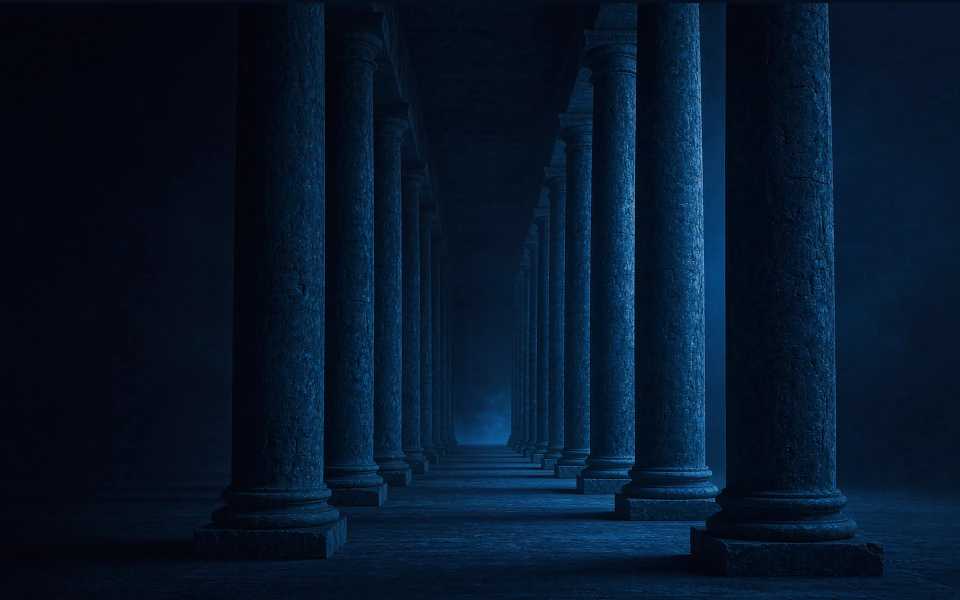
#> input picture assets/img/banners/about.webp, 1920 x 1200 px (shown at 1/2 size); its folder holds only this picture in this run
$ python tint_banners.py
#> lines starting #> are read from the running program, lines starting #| are printed output that depends on the picture
#!/usr/bin/env python3
"""把 banners/*.webp 统一染成标准色系深蓝双色调。
用法：
  python3 tint_banners.py preview   # 只处理 3 张样张到 /tmp/tint-preview
  python3 tint_banners.py apply     # 全量覆盖 assets/img/banners/*.webp
  python3 tint_banners.py stats     # 输出各图平均色/亮度（数字校验，不读图）
"""
import os, sys, glob
from PIL import Image, ImageOps, ImageEnhance

SRC = 'assets/img/banners'
# 深蓝 duotone：暗部 → 深群青夜色，中调 → 标准色，亮部 → 冷蓝白
DARK  = (26, 40, 106)     # #1a286a 深群青（不再接近黑）
MID   = (54, 76, 172)     # #364cac 标准色提亮一档
LIGHT = (171, 189, 228)   # #abbde4 冷蓝（压住亮部，避免发灰发紫）

def lut():
    r, g, b = [], [], []
    for i in range(256):
        t = i / 255.0
        if t < 0.5:
            k = t / 0.5
            c = (DARK[k2] * (1 - k) + MID[k2] * k for k2 in range(3))
        else:
            k = (t - 0.5) / 0.5
            c = (MID[k2] * (1 - k) + LIGHT[k2] * k for k2 in range(3))
        cr, cg, cb = list(c)
        r.append(int(cr)); g.append(int(cg)); b.append(int(cb))
#> in run, im is the input picture: PIL image 1920x1200 RGB; mean R, G, B 5.9, 22.8, 43
    return (r, g, b)

LUT = lut()

def tint(im, mix=0.88):
    """保留原图明暗层次，只把色相统一压到标准蓝并适度提亮。
    比 duotone 更能留住建筑结构／玻璃反光／城市灯点，不会糊成一片。"""
#> called with mix = 0.88
    src = im.convert('RGB')
    g0 = src.convert('L')
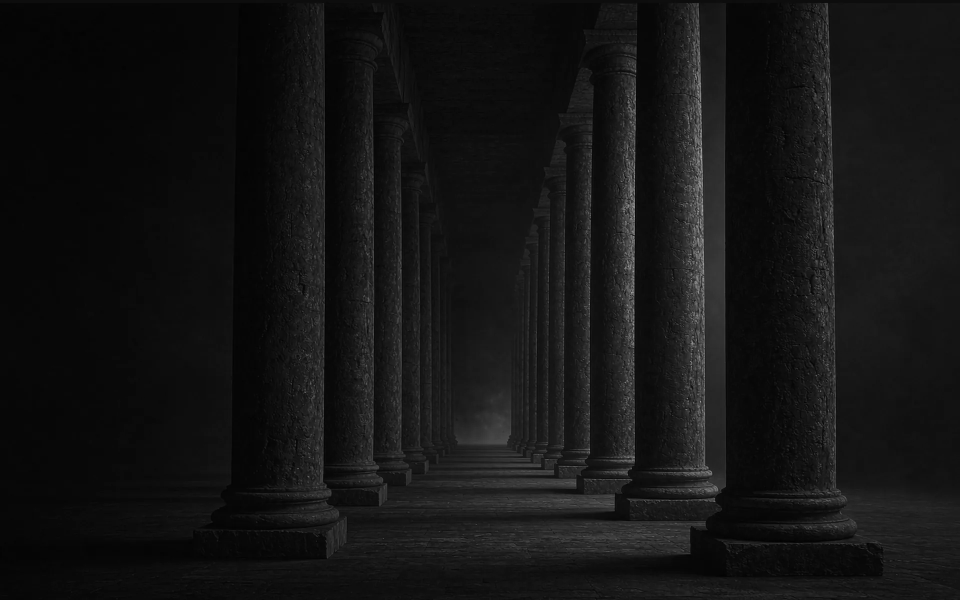
#> g0: PIL image 1920x1200 L (shown at 1/2 size); min 0, max 189, mean 20.1
    l0 = sum(g0.resize((48, 30)).getdata()) / (48 * 30)
#> l0 = 20.07
    lift = 1.52 if l0 < 40 else (1.34 if l0 < 60 else (1.10 if l0 < 90 else 0.96))
#> lift = 1.52
    gamma = 0.62 if l0 < 40 else (0.72 if l0 < 60 else (0.86 if l0 < 90 else 0.95))
#> gamma = 0.62

    hsv = src.convert('HSV')
#> hsv: PIL image 1920x1200 HSV; mean H, S, V 152.6, 217.4, 43
    _, sat, val = hsv.split()
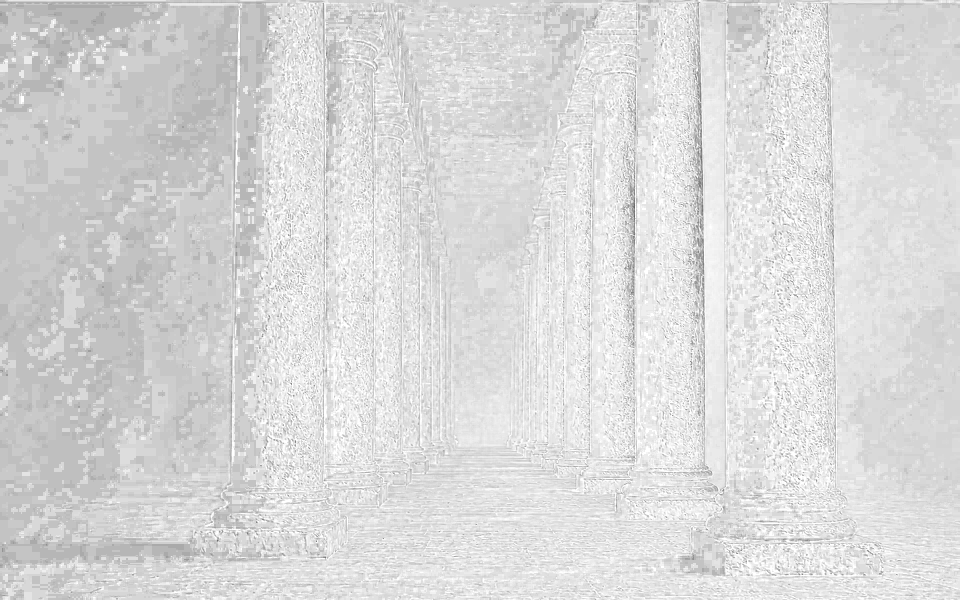
#> sat: PIL image 1920x1200 L (shown at 1/2 size); min 77, max 255, mean 217.4
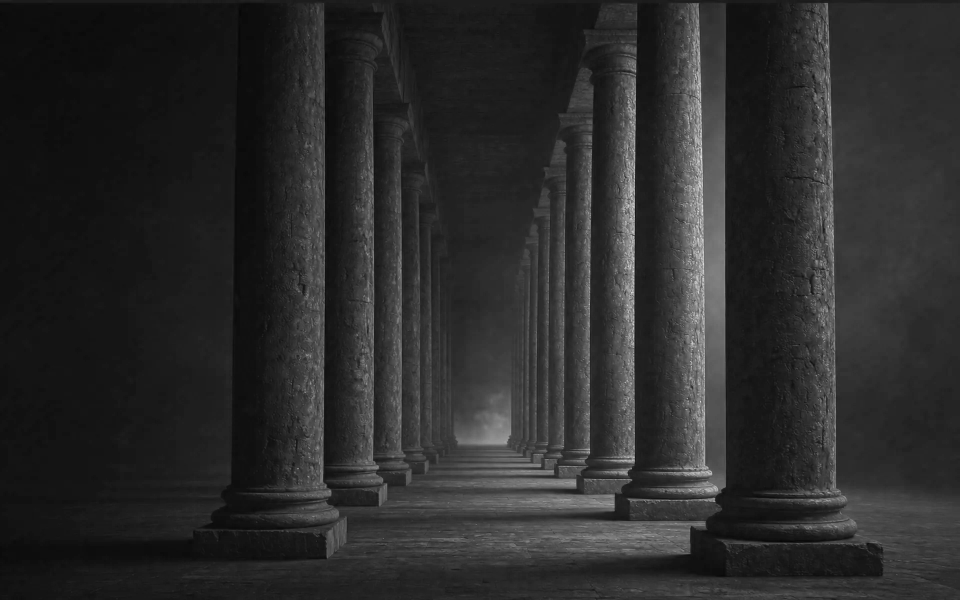
#> val: PIL image 1920x1200 L (shown at 1/2 size); min 3, max 246, mean 43
    hue = Image.new('L', src.size, 164)                     # 164/255≈232°，标准色相
#> hue: PIL image 1920x1200 L; every value is 164
    sat = sat.point(lambda x: min(255, int(x * 0.42 + 92)))   # 饱和下限：标准群青，不发荧光
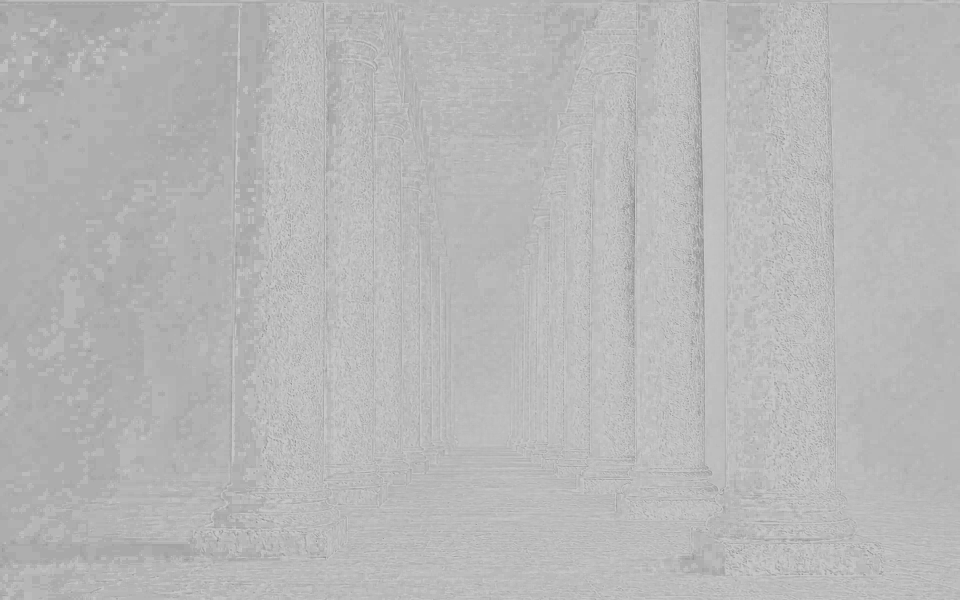
#> sat: PIL image 1920x1200 L (shown at 1/2 size); min 124, max 199, mean 182.8
    vmin = 104 if l0 < 26 else (82 if l0 < 42 else 62)
#> vmin = 104
    val = val.point(lambda x: min(255, max(vmin, int(255 * (((x / 255.0) ** gamma) * lift)))))
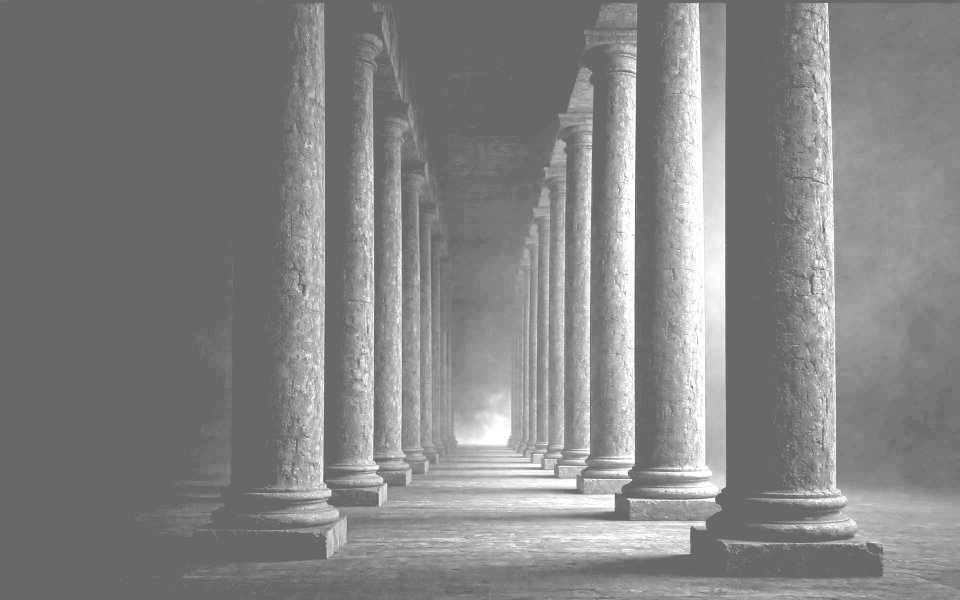
#> val: PIL image 1920x1200 L (shown at 1/2 size); min 104, max 255, mean 131.5
    blue = Image.merge('HSV', (hue, sat, val)).convert('RGB')
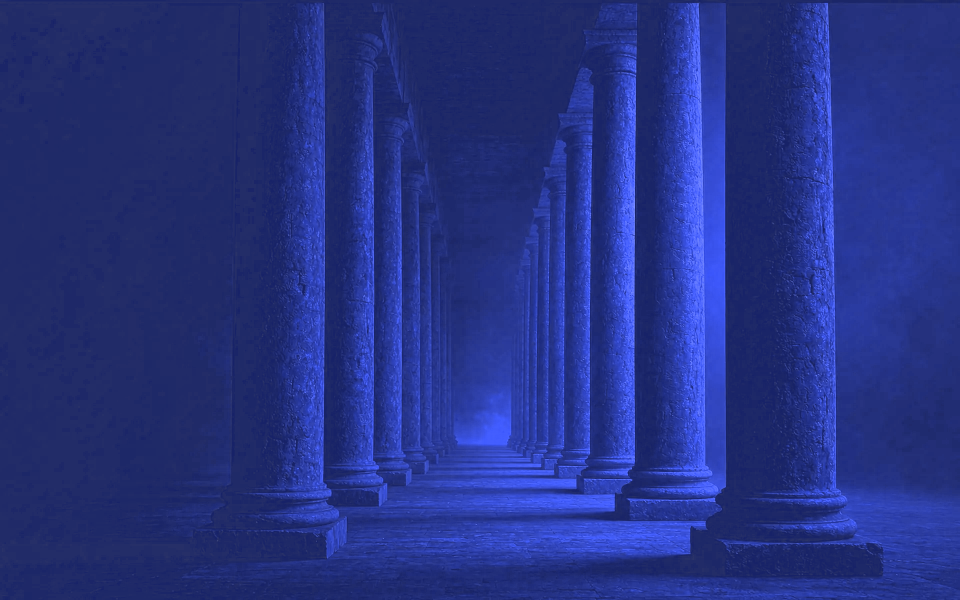
#> blue: PIL image 1920x1200 RGB (shown at 1/2 size); mean R, G, B 37, 50.4, 131.5
    return Image.blend(blue, src, 1 - mix)

def stat(im):
    small = im.resize((64, 40))
    px = list(small.getdata())
#> px = 2560 items, first 6: (4, 6, 16), (4, 6, 16), (4, 6, 16), (5, 7, 16), (5, 7, 16), (5, 7, 16)
    n = len(px)
#> n = 2560
    avg = tuple(round(sum(p[i] for p in px) / n) for i in range(3))
#> avg = (6, 23, 43)
    lum = round(0.2126 * avg[0] + 0.7152 * avg[1] + 0.0722 * avg[2])
#> lum = 21
    return avg, lum

def run(apply_):
    files = sorted(glob.glob(os.path.join(SRC, '*.webp')))
    for f in files:
        im = Image.open(f).convert('RGB')
        out = tint(im)
        avg0, lum0 = stat(im)
#> avg0 = (6, 23, 43); lum0 = 21
        avg1, lum1 = stat(out)
#> in stat (call 2), `small = im.resize((64, 40))`:
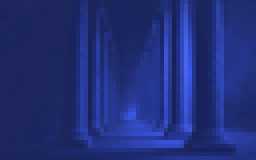
#> small: PIL image 64x40 RGB (shown 4 times larger); mean R, G, B 32.8, 46.6, 120.4
#> in stat (call 2), `px = list(small.getdata())`: px = 2560 items, first 6: (31, 40, 93), (30, 39, 93), (30, 40, 93), (32, 40, 93), (31, 40, 93), (31, 40, 93)
#> in stat (call 2), `avg = tuple(round(sum(p[i] for p in px) / n) for i in range(3))`: avg = (33, 47, 120)
#> in stat (call 2), `lum = round(0.2126 * avg[0] + 0.7152 * avg[1] + 0.0722 * avg[2])`: lum = 49
#> avg1 = (33, 47, 120); lum1 = 49
        name = os.path.basename(f)
        if apply_:
            out.save(f, 'WEBP', quality=86, method=6)
        print(f'{name:26s} 原 rgb{avg0} L{lum0} → 蓝 rgb{avg1} L{lum1}')
#| about.webp                 原 rgb(6, 23, 43) L21 → 蓝 rgb(33, 47, 120) L49

def preview():
    os.makedirs('/tmp/tint-preview', exist_ok=True)
    picks = ['biz.webp', 'scene-etrade.webp', 'product-ca.webp']
    for p in picks:
        im = Image.open(os.path.join(SRC, p)).convert('RGB')
        tint(im).resize((640, 400)).save('/tmp/tint-preview/' + p.replace('.webp', '.jpg'), quality=88)
    # 拼一张总览：上排原 3 张，下排染色 3 张
    tiles = []
    for p in picks:
        tiles.append(Image.open(os.path.join(SRC, p)).convert('RGB').resize((430, 269)))
        tiles.append(Image.open('/tmp/tint-preview/' + p.replace('.webp', '.jpg')).resize((430, 269)))
    sheet = Image.new('RGB', (430 * 3 + 16, 269 * 2 + 8), (255, 255, 255))
    for i, t in enumerate(tiles[:3]):
        sheet.paste(t, (i * 436, 0))
    for i, t in enumerate(tiles[3:]):
        sheet.paste(t, (i * 436, 277))
    sheet.save('/tmp/tint-preview/sheet.jpg', quality=88)
    print('sheet -> /tmp/tint-preview/sheet.jpg')

if __name__ == '__main__':
    cmd = sys.argv[1] if len(sys.argv) > 1 else 'stats'
    {'preview': preview, 'apply': lambda: run(True), 'stats': lambda: run(False)}[cmd]()

$ run again, on assets/img/banners/news.webp
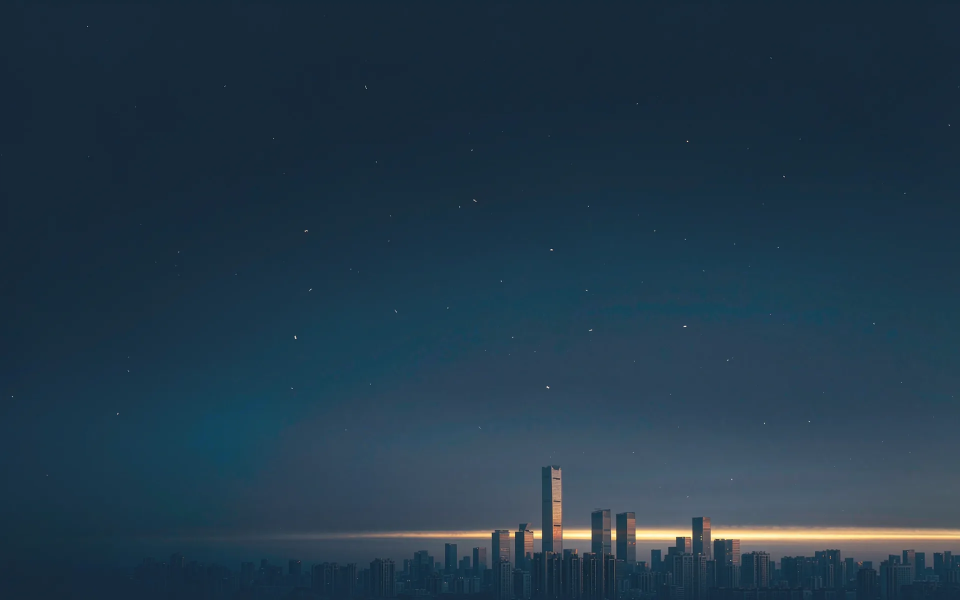
#> input picture assets/img/banners/news.webp, 1920 x 1200 px (shown at 1/2 size)
#> in run, im is the input picture: PIL image 1920x1200 RGB; mean R, G, B 34, 57.2, 74.3
#> l0 = 52.17
#> lift = 1.34
#> gamma = 0.72
#> hsv: PIL image 1920x1200 HSV; mean H, S, V 143.9, 147.4, 75.2
#> hue: PIL image 1920x1200 L; every value is 164
#> in tint, `sat = sat.point(lambda x: min(255, int(x * 0.42 + 92)))`:
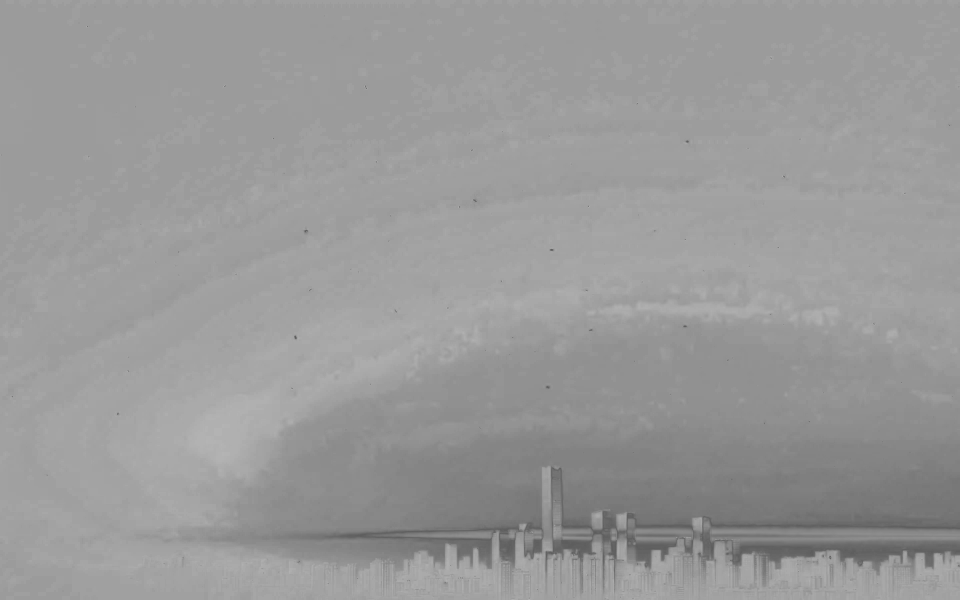
#> sat: PIL image 1920x1200 L (shown at 1/2 size); min 92, max 199, mean 153.3
#> vmin = 62
#> px = 2560 items, first 6: (23, 41, 57), (23, 41, 58), (23, 42, 58), (23, 42, 58), (23, 42, 58), (23, 42, 59)
#> n = 2560
#> avg = (34, 57, 74)
#> lum = 53
#> avg0 = (34, 57, 74); lum0 = 53
#> in stat (call 2), `small = im.resize((64, 40))`:
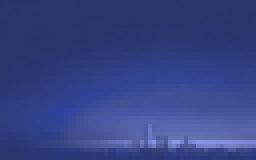
#> small: PIL image 64x40 RGB (shown 4 times larger); mean R, G, B 53.5, 66.6, 131.6
#> px = 2560 items, first 6: (42, 53, 108), (43, 54, 109), (43, 54, 110), (43, 54, 110), (43, 54, 110), (43, 54, 110)
#> avg = (53, 67, 132)
#> lum = 69
#> avg1 = (53, 67, 132); lum1 = 69
#| news.webp                  原 rgb(34, 57, 74) L53 → 蓝 rgb(53, 67, 132) L69
